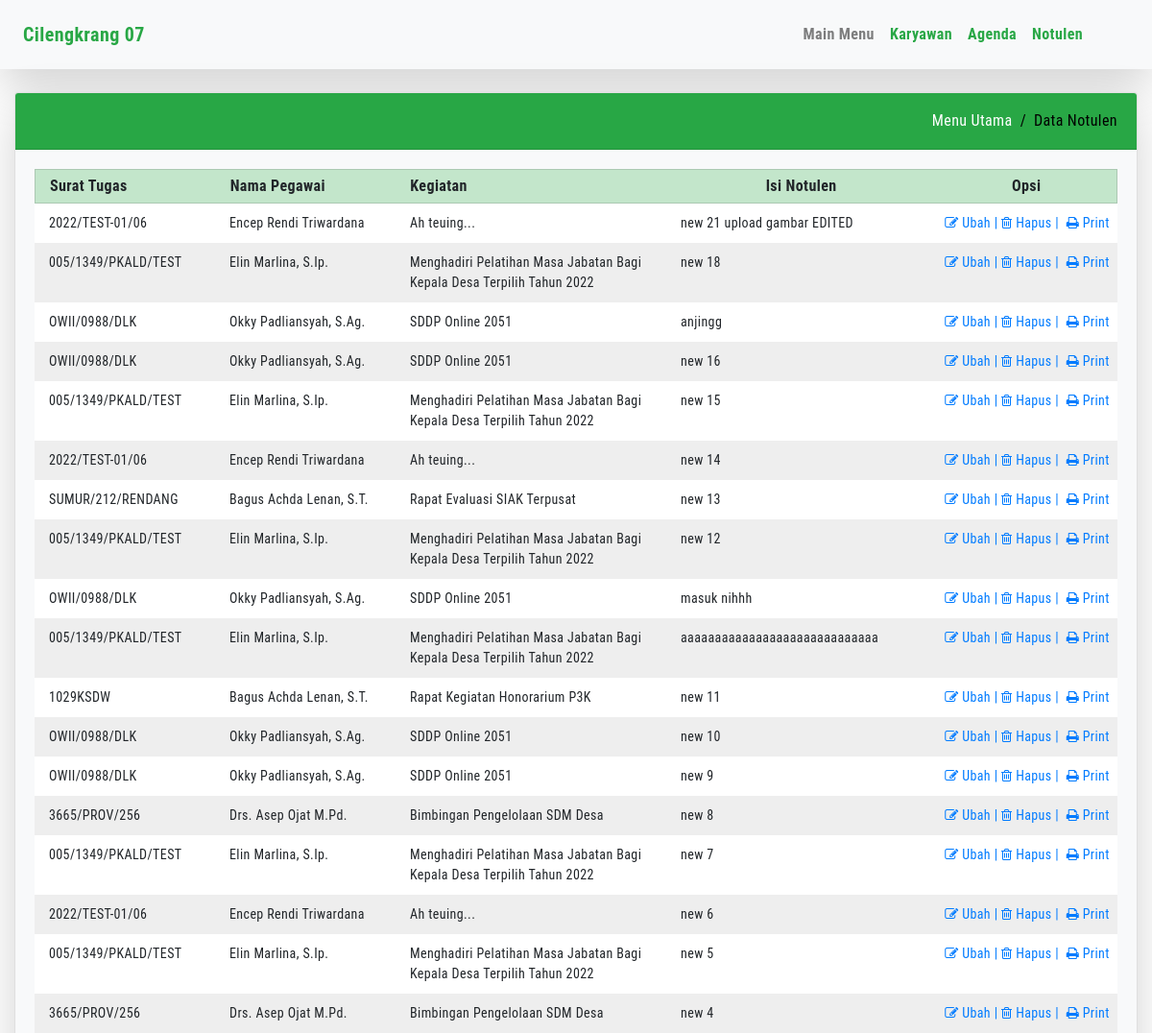
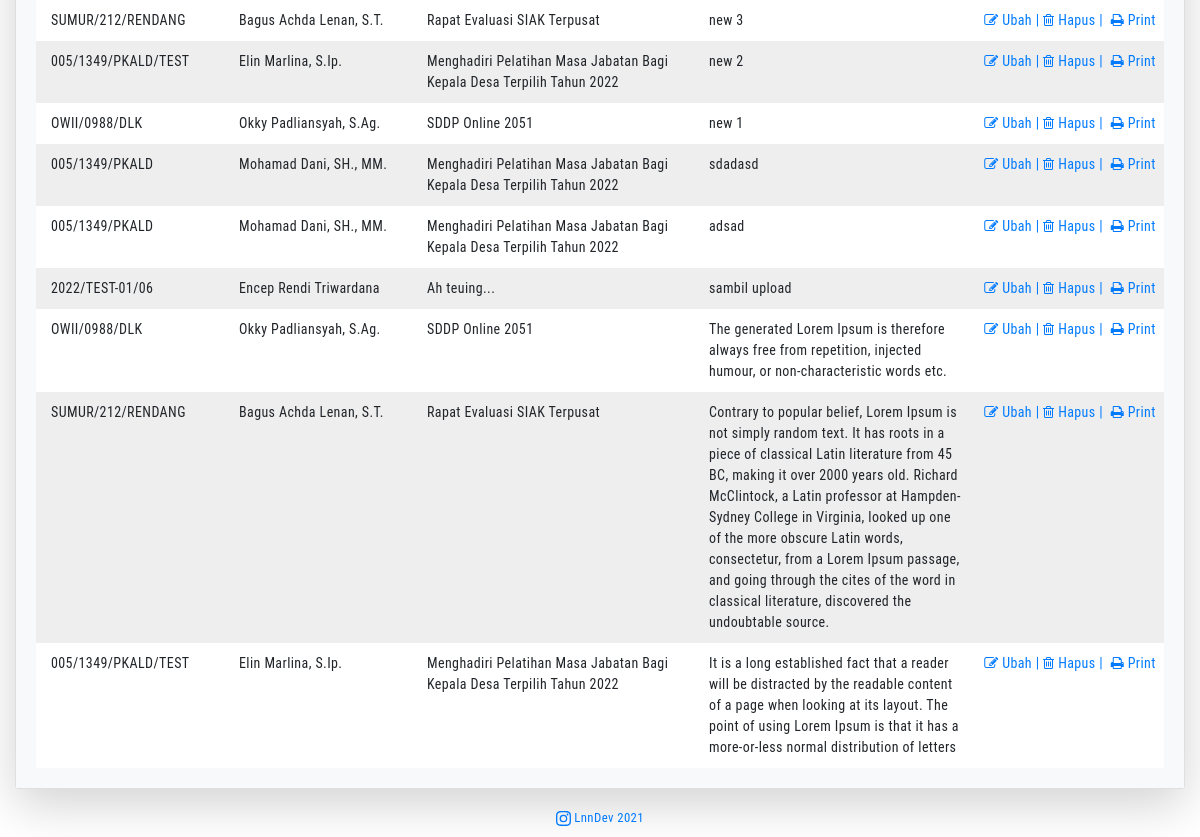
Page /show_notulen.php on the committed database (2 pictures, top to bottom).
### tables this page shows
CREATE TABLE `data_notulen` (
  `id` int(11) NOT NULL,
  `isi_notulen` varchar(1000) NOT NULL,
  `id_agenda` int(11) NOT NULL,
  `file_name` varchar(50) NOT NULL,
  `created_at` timestamp NOT NULL DEFAULT current_timestamp(),
  `updated_at` datetime DEFAULT current_timestamp() ON UPDATE current_timestamp()
);

CREATE TABLE `data_agenda` (
  `id` int(11) NOT NULL,
  `dasar_surat` varchar(30) NOT NULL,
  `lokasi` varchar(30) NOT NULL,
  `kegiatan` varchar(100) NOT NULL,
  `tgl_mulai` date NOT NULL,
  `tgl_selesai` date NOT NULL,
  `jam_mulai` time NOT NULL,
  `jam_selesai` time NOT NULL,
  `pengikut_a` varchar(30) NOT NULL,
  `pengikut_b` varchar(30) NOT NULL,
  `pengikut_c` varchar(30) NOT NULL,
  `nip_a` bigint(18) NOT NULL,
  `nip_b` bigint(18) NOT NULL,
  `nip_c` bigint(18) NOT NULL,
  `id_asn` int(11) NOT NULL,
  `created_at` timestamp NOT NULL DEFAULT current_timestamp(),
  `updated_at` datetime DEFAULT current_timestamp() ON UPDATE current_timestamp()
);

CREATE TABLE `data_asn` (
  `id` int(3) NOT NULL,
  `name` varchar(50) NOT NULL,
  `nip` decimal(18,0) NOT NULL,
  `tempatlahir` varchar(30) NOT NULL,
  `tanggallahir` date NOT NULL,
  `golongan` varchar(30) NOT NULL,
  `jabatan` varchar(50) NOT NULL
);

### show_notulen.php (the view, shortened to what this page needs)
<!DOCTYPE html>
<html lang="id">
<head>
	<?php
	include 'head.php';
	?>
</head>
<body>
	<?php
	require_once 'process_asn.php';
	include 'menu.php';
	?>
	<?php
	$result = $mysqli->query("SELECT data_notulen.id, data_notulen.isi_notulen, data_notulen.id_agenda, data_notulen.file_name, data_agenda.dasar_surat, data_agenda.lokasi, data_agenda.kegiatan, data_agenda.id_asn, data_asn.name FROM data_notulen JOIN data_agenda ON data_notulen.id_agenda = data_agenda.id JOIN data_asn ON data_agenda.id_asn = data_asn.id ORDER BY data_notulen.created_at DESC") or die($mysqli->error);
	?>
	<div class="container-fluid">
		<br>
		<div class="card shadow-lg">
			<div class="card-header bg-success text-white">
				<div class="d-flex top-breadcrumb">
					<div>
						<ol class="breadcrumb">
							<li class="breadcrumb-item"><a href="index.php">Menu Utama</a></li>
							<li class="breadcrumb-item active" aria-current="page">Data Notulen</li>
						</ol>
					</div>
				</div>
			</div>
			<div class="card-body bg-light">
				<div class="row grid-head d-flex align-items-center">
					<div class="col-12 col-lg-2">
						<strong>Surat Tugas</strong>
					</div>
					<div class="col-12 col-lg-2">
						<strong>Nama Pegawai</strong>
					</div>
					<div class="col-12 col-lg-3">
						<strong>Kegiatan</strong>
					</div>
					<div class="col-12 col-lg-3 text-center">
						<strong>Isi Notulen</strong>
					</div>
					<div class="col-12 col-lg-2 text-center">
						<strong>Opsi</strong>
					</div>
				</div>
				<?php while ($row = $result->fetch_assoc()) : ?>
					<div class="row grid-body">
						<div class="col-12 col-lg-2">
							<?php echo $row['dasar_surat']; ?>
						</div>
						<div class="col-12 col-lg-2">
							<?php echo $row['name']; ?>
						</div>
						<div class="col-12 col-lg-3">
							<?php echo $row['kegiatan']; ?>
						</div>
						<div class="col-12 col-lg-3">
							<?php echo $row['isi_notulen']; ?>
						</div>
						<div class="col-12 col-lg-2 text-center px-0">
							<a href="" data-toggle="modal" data-target="#editNotulen<?php echo $row['id']; ?>" class="ml-1">
								<i class="fa fa-pencil-square-o" aria-hidden="true" data-toggle="tooltip" data-placement="bottom" title="Cetak"></i> Ubah |
							</a>
							<a href="" data-toggle="modal" data-target="#hapusNotulen-<?php echo $row['id']; ?>" class="mr-1">
								<i class="fa fa-trash-o" aria-hidden="true" data-toggle="tooltip" data-placement="bottom" title="Hapus"></i> Hapus |
							</a>
							<a href="" data-toggle="modal" data-target="#cetakSspd<?php echo $row['id']; ?>" class="mr-1">
								<i class="fa fa-print" aria-hidden="true" data-toggle="tooltip" data-placement="bottom" title="Cetak"></i> Print
							</a>
						</div>
					</div>
				<?php endwhile; ?>
			</div>
		</div>
	</div>
	<?php
	include 'footer.php';
	?>
</body>
</html>

### assets/stylesheets/custom.css (style rules this page uses)
body { font-family: 'Roboto Condensed', sans-serif; letter-spacing: .4px; }
.top-breadcrumb { padding: 5px 0; }
.breadcrumb { padding: 0; margin-bottom: 0; background-color: transparent; }
.breadcrumb-item a { color: #fff; }
.breadcrumb-item.active { color: #000; }
.breadcrumb-item+.breadcrumb-item::before { color: #000; }
.row { margin-right: 0; margin-left: 0; }
.grid-head { background-color: #c3e6cb; padding: 5px 0; border-width: 1px; border-style: solid; border-color: rgba(0,0,0,.125); }
.grid-body { padding: 10px 0; font-size: 14px; }
.grid-body:nth-child(even) { background-color: #FFF; }
.grid-body:nth-child(odd) { background-color: #EEE; }

### rows in the picture
data_notulen: id_agenda.dasar_surat "2022/TEST-01/06", data_asn.name "Encep Rendi Triwardana", id_agenda.kegiatan "Ah teuing...", isi_notulen "new 21 upload gambar EDITED"
data_notulen: id_agenda.dasar_surat "005/1349/PKALD/TEST", data_asn.name "Elin Marlina, S.Ip.", id_agenda.kegiatan "Menghadiri Pelatihan Masa Jabatan Bagi Kepala Desa Terpilih Tahun 2022", isi_notulen "new 18"
data_notulen: id_agenda.dasar_surat "OWII/0988/DLK", data_asn.name "Okky Padliansyah, S.Ag.", id_agenda.kegiatan "SDDP Online 2051", isi_notulen "anjingg"
data_notulen: id_agenda.dasar_surat "OWII/0988/DLK", data_asn.name "Okky Padliansyah, S.Ag.", id_agenda.kegiatan "SDDP Online 2051", isi_notulen "new 16"
data_notulen: id_agenda.dasar_surat "005/1349/PKALD/TEST", data_asn.name "Elin Marlina, S.Ip.", id_agenda.kegiatan "Menghadiri Pelatihan Masa Jabatan Bagi Kepala Desa Terpilih Tahun 2022", isi_notulen "new 15"
data_notulen: id_agenda.dasar_surat "2022/TEST-01/06", data_asn.name "Encep Rendi Triwardana", id_agenda.kegiatan "Ah teuing...", isi_notulen "new 14"
data_notulen: id_agenda.dasar_surat "SUMUR/212/RENDANG", data_asn.name "Bagus Achda Lenan, S.T.", id_agenda.kegiatan "Rapat Evaluasi SIAK Terpusat", isi_notulen "new 13"
data_notulen: id_agenda.dasar_surat "005/1349/PKALD/TEST", data_asn.name "Elin Marlina, S.Ip.", id_agenda.kegiatan "Menghadiri Pelatihan Masa Jabatan Bagi Kepala Desa Terpilih Tahun 2022", isi_notulen "new 12"
data_notulen: id_agenda.dasar_surat "OWII/0988/DLK", data_asn.name "Okky Padliansyah, S.Ag.", id_agenda.kegiatan "SDDP Online 2051", isi_notulen "masuk nihhh"
data_notulen: id_agenda.dasar_surat "005/1349/PKALD/TEST", data_asn.name "Elin Marlina, S.Ip.", id_agenda.kegiatan "Menghadiri Pelatihan Masa Jabatan Bagi Kepala Desa Terpilih Tahun 2022", isi_notulen "aaaaaaaaaaaaaaaaaaaaaaaaaaaaa"
data_notulen: id_agenda.dasar_surat "1029KSDW", data_asn.name "Bagus Achda Lenan, S.T.", id_agenda.kegiatan "Rapat Kegiatan Honorarium P3K", isi_notulen "new 11"
data_notulen: id_agenda.dasar_surat "OWII/0988/DLK", data_asn.name "Okky Padliansyah, S.Ag.", id_agenda.kegiatan "SDDP Online 2051", isi_notulen "new 10"
data_notulen: id_agenda.dasar_surat "OWII/0988/DLK", data_asn.name "Okky Padliansyah, S.Ag.", id_agenda.kegiatan "SDDP Online 2051", isi_notulen "new 9"
data_notulen: id_agenda.dasar_surat "3665/PROV/256", data_asn.name "Drs. Asep Ojat M.Pd.", id_agenda.kegiatan "Bimbingan Pengelolaan SDM Desa", isi_notulen "new 8"
data_notulen: id_agenda.dasar_surat "005/1349/PKALD/TEST", data_asn.name "Elin Marlina, S.Ip.", id_agenda.kegiatan "Menghadiri Pelatihan Masa Jabatan Bagi Kepala Desa Terpilih Tahun 2022", isi_notulen "new 7"
data_notulen: id_agenda.dasar_surat "2022/TEST-01/06", data_asn.name "Encep Rendi Triwardana", id_agenda.kegiatan "Ah teuing...", isi_notulen "new 6"
data_notulen: id_agenda.dasar_surat "005/1349/PKALD/TEST", data_asn.name "Elin Marlina, S.Ip.", id_agenda.kegiatan "Menghadiri Pelatihan Masa Jabatan Bagi Kepala Desa Terpilih Tahun 2022", isi_notulen "new 5"
data_notulen: id_agenda.dasar_surat "3665/PROV/256", data_asn.name "Drs. Asep Ojat M.Pd.", id_agenda.kegiatan "Bimbingan Pengelolaan SDM Desa", isi_notulen "new 4"
data_notulen: id_agenda.dasar_surat "SUMUR/212/RENDANG", data_asn.name "Bagus Achda Lenan, S.T.", id_agenda.kegiatan "Rapat Evaluasi SIAK Terpusat", isi_notulen "new 3"
data_notulen: id_agenda.dasar_surat "005/1349/PKALD/TEST", data_asn.name "Elin Marlina, S.Ip.", id_agenda.kegiatan "Menghadiri Pelatihan Masa Jabatan Bagi Kepala Desa Terpilih Tahun 2022", isi_notulen "new 2"
data_notulen: id_agenda.dasar_surat "OWII/0988/DLK", data_asn.name "Okky Padliansyah, S.Ag.", id_agenda.kegiatan "SDDP Online 2051", isi_notulen "new 1"
data_notulen: id_agenda.dasar_surat "005/1349/PKALD", data_asn.name "Mohamad Dani, SH., MM.", id_agenda.kegiatan "Menghadiri Pelatihan Masa Jabatan Bagi Kepala Desa Terpilih Tahun 2022", isi_notulen "sdadasd"
data_notulen: id_agenda.dasar_surat "005/1349/PKALD", data_asn.name "Mohamad Dani, SH., MM.", id_agenda.kegiatan "Menghadiri Pelatihan Masa Jabatan Bagi Kepala Desa Terpilih Tahun 2022", isi_notulen "adsad"
data_notulen: id_agenda.dasar_surat "2022/TEST-01/06", data_asn.name "Encep Rendi Triwardana", id_agenda.kegiatan "Ah teuing...", isi_notulen "sambil upload"
data_notulen: id_agenda.dasar_surat "OWII/0988/DLK", data_asn.name "Okky Padliansyah, S.Ag.", id_agenda.kegiatan "SDDP Online 2051", isi_notulen "The generated Lorem Ipsum is therefore always free from repetition, injected humour, or non-characteristic words etc."
data_notulen: id_agenda.dasar_surat "SUMUR/212/RENDANG", data_asn.name "Bagus Achda Lenan, S.T.", id_agenda.kegiatan "Rapat Evaluasi SIAK Terpusat", isi_notulen "Contrary to popular belief, Lorem Ipsum is not simply random text. It has roots in a piece of classical Latin literature from 45 BC, making it over 2000 years old. Richard McClintock, a Latin professor at Hampden-Sydney College in Virginia, looked up one of the more obscure Latin words, consectetur, from a Lorem Ipsum passage, and going through the cites of the word in classical literature, discovered the undoubtable source."
data_notulen: id_agenda.dasar_surat "005/1349/PKALD/TEST", data_asn.name "Elin Marlina, S.Ip.", id_agenda.kegiatan "Menghadiri Pelatihan Masa Jabatan Bagi Kepala Desa Terpilih Tahun 2022", isi_notulen "It is a long established fact that a reader will be distracted by the readable content of a page when looking at its layout. The point of using Lorem Ipsum is that it has a more-or-less normal distribution of letters"
